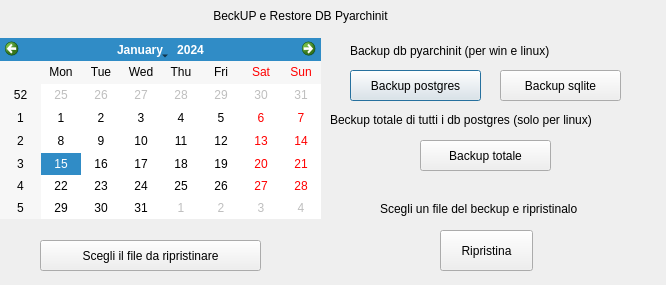
<?xml version="1.0" encoding="UTF-8"?>
<ui version="4.0">
 <class>DBmanagment</class>
 <widget class="QDialog" name="DBmanagment">
  <property name="geometry">
   <rect>
    <x>0</x>
    <y>0</y>
    <width>666</width>
    <height>285</height>
   </rect>
  </property>
  <property name="windowTitle">
   <string>Dialog</string>
  </property>
  <widget class="QPushButton" name="beckup">
   <property name="geometry">
    <rect>
     <x>350</x>
     <y>70</y>
     <width>131</width>
     <height>31</height>
    </rect>
   </property>
   <property name="text">
    <string>Backup postgres</string>
   </property>
  </widget>
  <widget class="QLabel" name="label">
   <property name="geometry">
    <rect>
     <x>170</x>
     <y>-10</y>
     <width>291</width>
     <height>51</height>
    </rect>
   </property>
   <property name="text">
    <string>             BeckUP e Restore DB Pyarchinit</string>
   </property>
  </widget>
  <widget class="QPushButton" name="restore">
   <property name="geometry">
    <rect>
     <x>440</x>
     <y>230</y>
     <width>93</width>
     <height>41</height>
    </rect>
   </property>
   <property name="text">
    <string>Ripristina</string>
   </property>
  </widget>
  <widget class="QCalendarWidget" name="calendarWidget">
   <property name="geometry">
    <rect>
     <x>0</x>
     <y>38</y>
     <width>321</width>
     <height>181</height>
    </rect>
   </property>
   <property name="minimumSize">
    <size>
     <width>191</width>
     <height>181</height>
    </size>
   </property>
   <property name="styleSheet">
    <string notr="true">font: 10pt &quot;Andale Mono&quot;;</string>
   </property>
  </widget>
  <widget class="QPushButton" name="upload">
   <property name="geometry">
    <rect>
     <x>40</x>
     <y>240</y>
     <width>221</width>
     <height>31</height>
    </rect>
   </property>
   <property name="text">
    <string>Scegli il file da ripristinare</string>
   </property>
  </widget>
  <widget class="QPushButton" name="beckup_total">
   <property name="geometry">
    <rect>
     <x>420</x>
     <y>140</y>
     <width>131</width>
     <height>31</height>
    </rect>
   </property>
   <property name="text">
    <string>Backup totale</string>
   </property>
  </widget>
  <widget class="QLabel" name="label_2">
   <property name="geometry">
    <rect>
     <x>420</x>
     <y>20</y>
     <width>161</width>
     <height>51</height>
    </rect>
   </property>
   <property name="text">
    <string/>
   </property>
  </widget>
  <widget class="QLabel" name="label_3">
   <property name="geometry">
    <rect>
     <x>350</x>
     <y>30</y>
     <width>251</width>
     <height>41</height>
    </rect>
   </property>
   <property name="text">
    <string>Backup db pyarchinit (per win e linux)</string>
   </property>
  </widget>
  <widget class="QLabel" name="label_4">
   <property name="geometry">
    <rect>
     <x>330</x>
     <y>110</y>
     <width>331</width>
     <height>20</height>
    </rect>
   </property>
   <property name="text">
    <string>Beckup totale di tutti i db postgres (solo per linux)</string>
   </property>
  </widget>
  <widget class="QLabel" name="label_5">
   <property name="geometry">
    <rect>
     <x>380</x>
     <y>200</y>
     <width>261</width>
     <height>17</height>
    </rect>
   </property>
   <property name="text">
    <string>Scegli un file del beckup e ripristinalo</string>
   </property>
  </widget>
  <widget class="QPushButton" name="backupsqlite">
   <property name="geometry">
    <rect>
     <x>500</x>
     <y>70</y>
     <width>121</width>
     <height>31</height>
    </rect>
   </property>
   <property name="text">
    <string>Backup sqlite</string>
   </property>
  </widget>
 </widget>
 <resources>
  <include location="resources.qrc"/>
 </resources>
 <connections/>
</ui>
